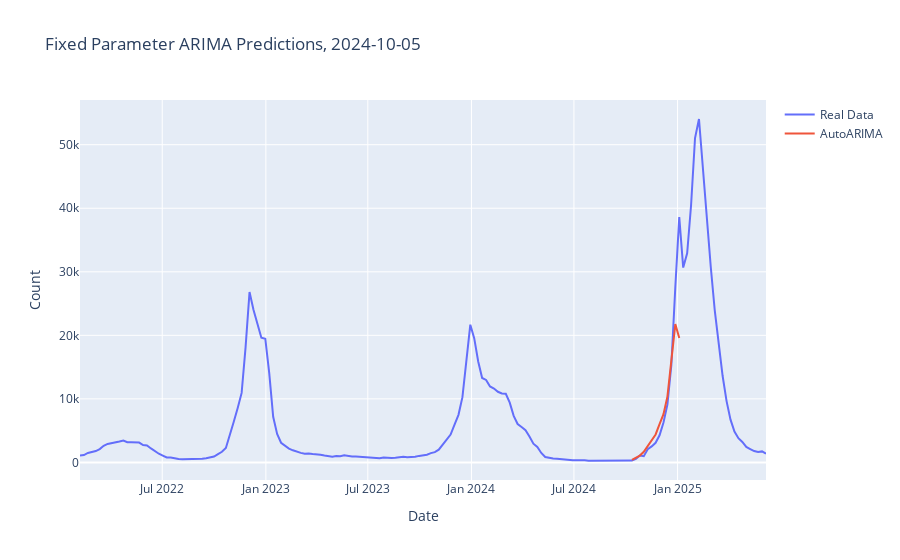

Write notebook code for a chart like this one.
### Code cell
Processor.create_graph()

### Figure 1 — Plotly figure (JSON) as saved in the notebook; plotly's stock layout.template omitted (floating-point values rounded to 4 significant figures; data arrays with more than 128 entries replaced by an {"elided": "..."} marker saying what was removed)
{"data": [{"mode": "lines", "name": "Real Data", "type": "scatter", "x": {"elided": "175 str values"}, "y": {"elided": "175 int values"}}, {"mode": "lines", "name": "AutoARIMA", "type": "scatter", "x": ["2024-10-12T00:00:00", "2024-10-19T00:00:00", "2024-10-26T00:00:00", "2024-11-02T00:00:00", "2024-11-09T00:00:00", "2024-11-16T00:00:00", "2024-11-23T00:00:00", "2024-11-30T00:00:00", "2024-12-07T00:00:00", "2024-12-14T00:00:00", "2024-12-21T00:00:00", "2024-12-28T00:00:00", "2025-01-04T00:00:00"], "y": [384.8, 792.8, 1074.0, 1662.0, 2566.0, 3423.0, 4403.0, 6036.0, 7604.0, 10400.0, 15830.0, 21770.0, 19580.0]}], "layout": {"autosize": true, "hovermode": "x", "title": {"text": "Fixed Parameter ARIMA Predictions, 2024-10-05"}, "xaxis": {"autorange": true, "range": ["2022-02-05", "2025-06-07"], "title": {"text": "Date"}, "type": "date"}, "yaxis": {"autorange": true, "range": [-2767.0, 57030.0], "title": {"text": "Count"}, "type": "linear"}}}
